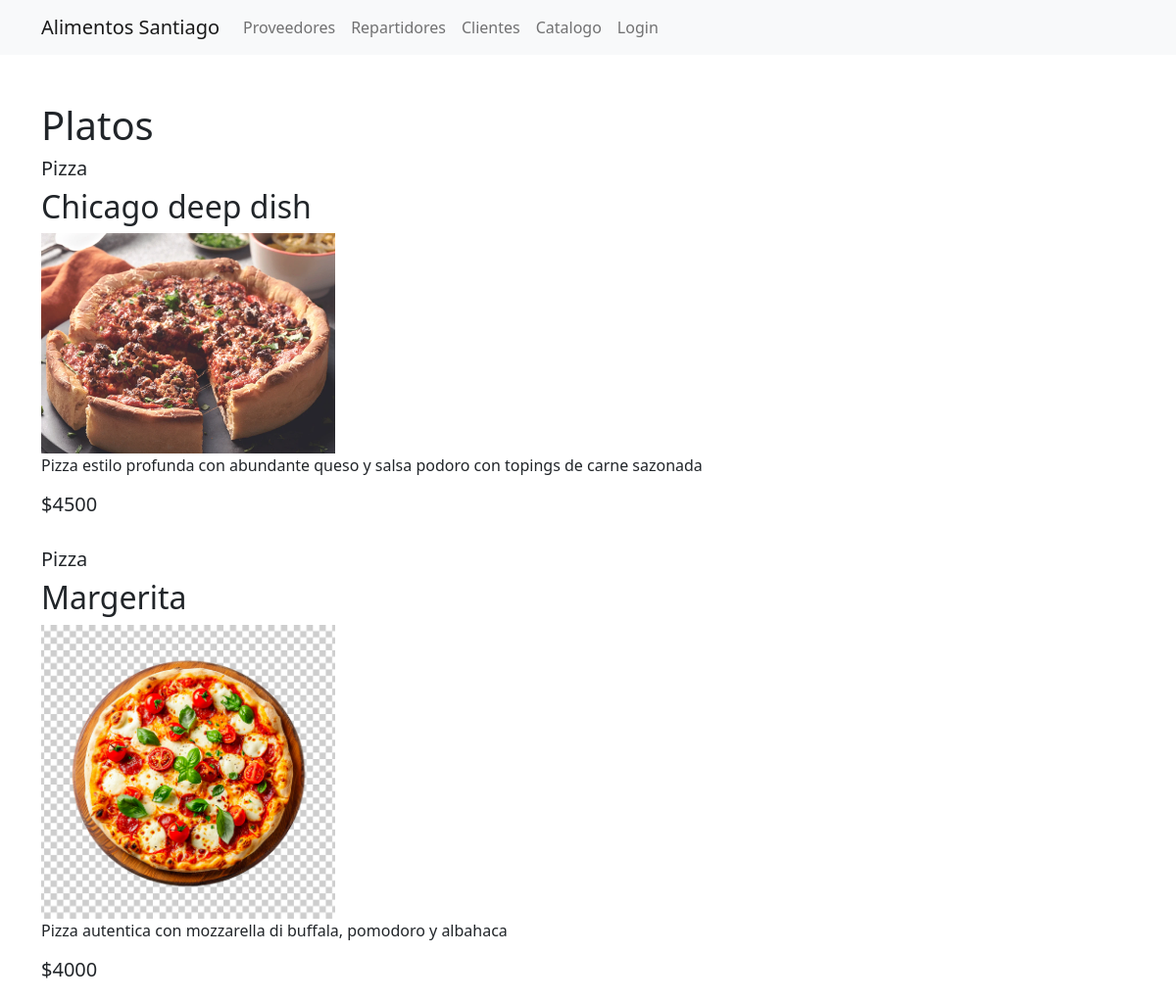
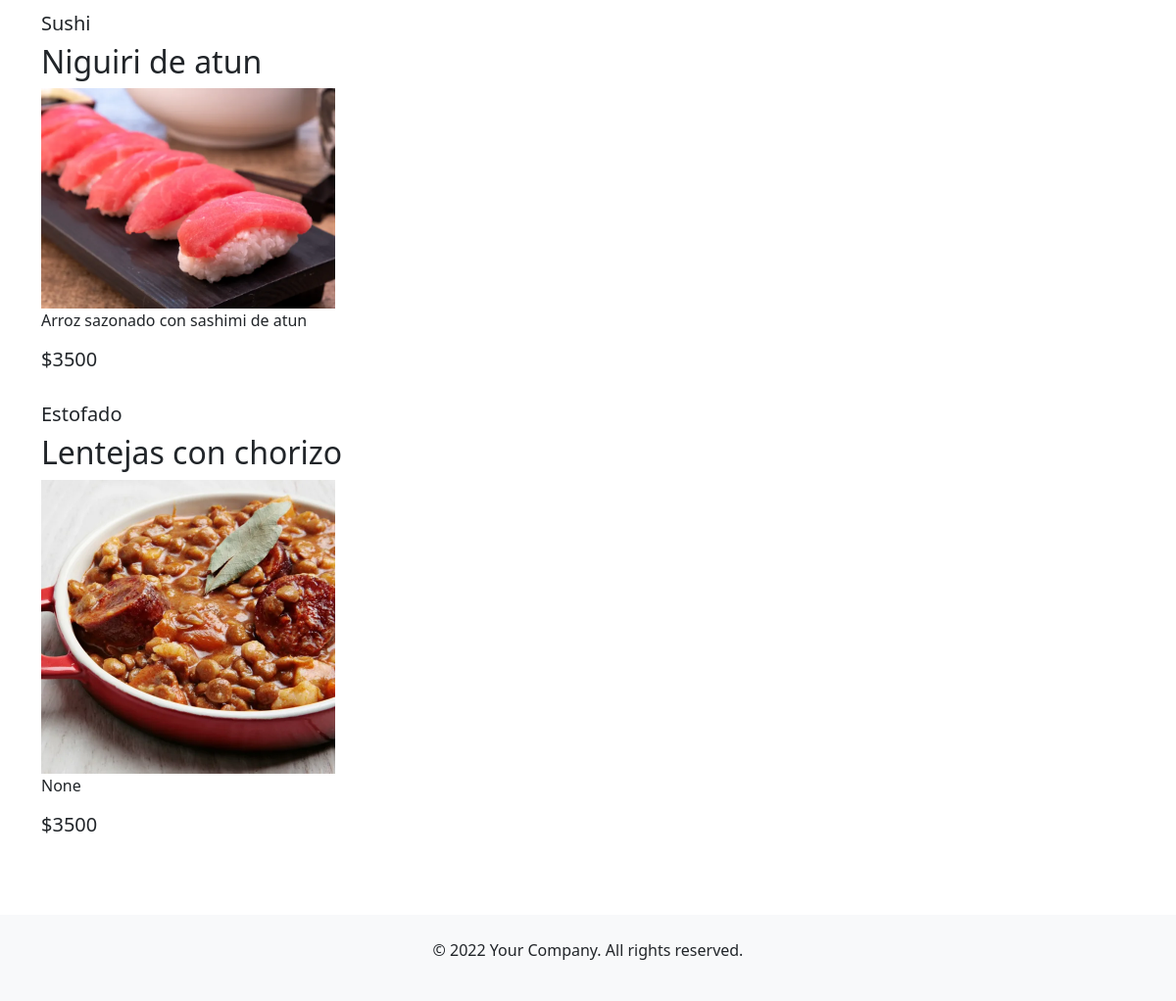
Page /catalogos/platos/ on the committed database (2 pictures, top to bottom).
### ecommerce/models.py (models this page shows, shortened)
class Plato(models.Model):
    id_plato = models.AutoField(primary_key=True)
    id_categoria = models.ForeignKey('Categoria', on_delete=models.CASCADE, db_column='idCategoria',default=1)
    nom_plato = models.CharField(max_length=100, blank=False, null=False)
    descripcion_plato = models.CharField(max_length=200, blank=True, null=True)
    precio_plato = models.DecimalField(max_digits=10, decimal_places=2, blank=False, null=False)
    oferta_plato = models.DecimalField(max_digits=10, decimal_places=2, blank=True, null=True)
    foto_plato = models.ImageField(upload_to='img/plato', blank=True, null=True)
    descuento_activo = models.BooleanField(default=True)
    plato_activo = models.BooleanField(default=True)

class Categoria(models.Model):
    id_categoria = models.AutoField(db_column='idCategoria' ,primary_key=True)
    nom_categoria = models.CharField(max_length=100, blank=False, null=False)
    des_categoria = models.CharField(max_length=100, blank=True, null=True)
    foto_categoria = models.ImageField(upload_to='img/categoria', blank=True, null=True)
    cat_activo = models.BooleanField(default=True)

### ecommerce/views.py (the view)
# urls.py: path('catalogos/platos/', views.listarPlatos , name='platos'),
def listarPlatos(request):
    plato = Plato.objects.all()
    context = {"platos":plato}
    return render(request, 'ecommerce/platos.html', context)

### ecommerce/templates/ecommerce/platos.html
{%  extends "usuarios/main.html"  %}
{% block container %}
    {% if banderaOferta %}
    <h1>Ofertas</h1>
    {% else %}
    <h1>Platos</h1>
    {% endif %}
    {% for plato in platos %}
        <h5> {{ plato.id_categoria.nom_categoria }} </h5>
        <h2> {{ plato.nom_plato }} </h2>
        <img src="/media/{{ plato.foto_plato }}" alt="imagen del plato" width="300"/>
        <p> {{ plato.descripcion_plato}} </p>
        <div >
        {% if banderaOferta %}
            <h6 style="color: gray;"><s>${{ plato.precio_plato|floatformat }}</s></h6>
            <h5>${{ plato.oferta_plato|floatformat}}</h5>
        {% else %}
        <h5> ${{ plato.precio_plato|floatformat }} </h5>
        {% endif %}
        </div>
        <br>
    {% endfor %}
{% endblock %}

### usuarios/templates/usuarios/main.html (shortened to what this page needs)
{% load static %}
<!DOCTYPE html>
<html lang="en">
<head>
    <link rel="stylesheet" href="https://stackpath.bootstrapcdn.com/bootstrap/5.0.0-alpha1/css/bootstrap.min.css">
</head>
<body>
    <header>
        <nav class="navbar navbar-expand-lg navbar-light bg-light">
            <div class="container">
                <a class="navbar-brand" href="{% url 'home' %}">Alimentos Santiago</a>
                <div class="collapse navbar-collapse" id="navbarNav">
                    <ul class="navbar-nav ">
                        <li class="nav-item">
                            <a class="nav-link" href="#">Proveedores</a>
                        </li>
                        <li class="nav-item">
                            <a class="nav-link" href="#">Repartidores</a>
                        </li>
                        <li class="nav-item">
                            <a class="nav-link" href="#">Clientes</a>
                        </li>
                        <li class="nav-item">
                            <a class="nav-link" href="{% url 'catalogos' %}">Catalogo</a>
                        </li>
                    </ul>
                    <ul class="navbar-nav ml-auto ">
                        <li class="nav-item">
                            <a class="nav-link" href="#">Login</a>
                        </li>
                        {%block carrito%}
                    </ul>
                </div>
            </div>
        </nav>
        {% endblock %}
    </header>
    <main>
        <section class="py-5">
            <div class="container">
                {% block container %}
                {% endblock %}
            </div>
        </section>
    </main>
    <footer class="bg-light py-4">
        <div class="container text-center">
            <p>&copy; 2022 Your Company. All rights reserved.</p>
        </div>
    </footer>
</body>
</html>

### rows in the picture
Plato: id_categoria.nom_categoria "Pizza", nom_plato "Chicago deep dish", foto_plato (picture), descripcion_plato "Pizza estilo profunda con abundante queso y salsa podoro con topings de carne sazonada", precio_plato "4500"
Plato: id_categoria.nom_categoria "Pizza", nom_plato "Margerita", foto_plato (picture), descripcion_plato "Pizza autentica con mozzarella di buffala, pomodoro y albahaca", precio_plato "4000"
Plato: id_categoria.nom_categoria "Sushi", nom_plato "Niguiri de atun", foto_plato (picture), descripcion_plato "Arroz sazonado con sashimi de atun", precio_plato "3500"
Plato: id_categoria.nom_categoria "Estofado", nom_plato "Lentejas con chorizo", foto_plato (picture), descripcion_plato "None", precio_plato "3500"
